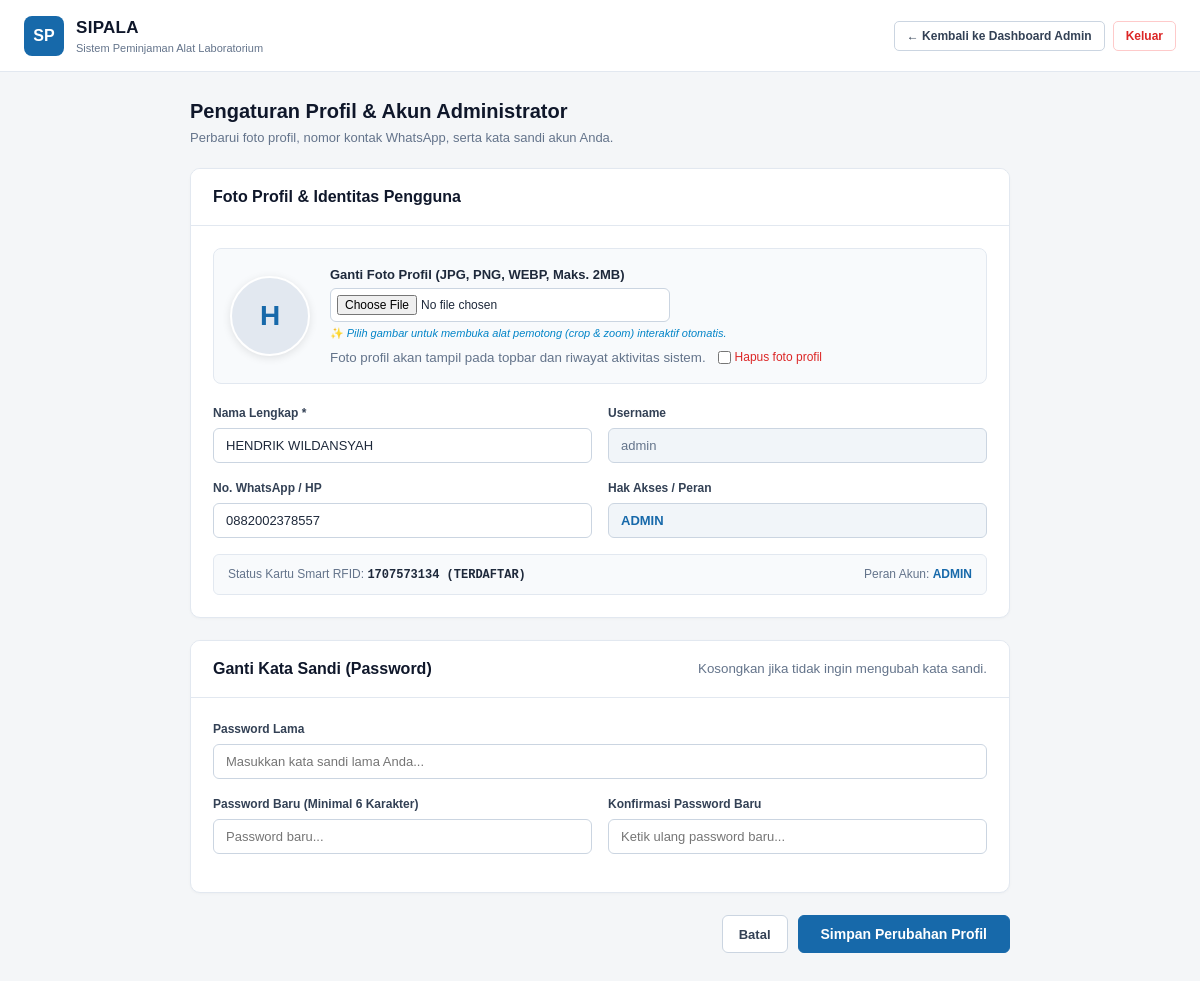
The page /profil.php (signed in) on the database its author committed.
### tables this page shows
CREATE TABLE `users` (
  `id` int(10) unsigned NOT NULL AUTO_INCREMENT,
  `nama` varchar(100) NOT NULL,
  `nis` varchar(32) DEFAULT NULL,
  `username` varchar(50) NOT NULL,
  `password` varchar(255) NOT NULL,
  `role` enum('admin','petugas','peminjam') NOT NULL DEFAULT 'peminjam',
  `kelas` varchar(50) DEFAULT NULL,
  `rfid_uid` varchar(100) DEFAULT NULL,
  `no_hp` varchar(25) DEFAULT NULL,
  `alamat` text DEFAULT NULL,
  `foto` varchar(255) DEFAULT NULL,
  `status` enum('aktif','nonaktif') NOT NULL DEFAULT 'aktif',
  `created_at` timestamp NOT NULL DEFAULT current_timestamp(),
  `updated_at` timestamp NOT NULL DEFAULT current_timestamp() ON UPDATE current_timestamp(),
  PRIMARY KEY (`id`),
  UNIQUE KEY `uq_users_username` (`username`),
  UNIQUE KEY `uq_users_nis` (`nis`),
  UNIQUE KEY `uq_users_rfid` (`rfid_uid`),
  KEY `idx_users_role_status` (`role`,`status`),
  KEY `idx_users_nama` (`nama`)
);

### includes/functions.php (called while the page is built, shortened)
<?php
if (!function_exists('e')) {
    function e(mixed $v): string {
        return htmlspecialchars((string)($v ?? ''), ENT_QUOTES, 'UTF-8');
    }
}

### profil.php (the view, shortened to what this page needs)
<?php
require_once __DIR__ . '/includes/functions.php';
$pdo = db();
$userId = (int)$_SESSION['user_id'];
$stmtUser = $pdo->prepare('SELECT * FROM users WHERE id = ?');
$stmtUser->execute([$userId]);
$user = $stmtUser->fetch();
$isStudent = ($user['role'] === 'peminjam');
$stmtUser->execute([$userId]);
$user = $stmtUser->fetch();
?>
<!DOCTYPE html>
<html lang="id">
<head>
    <link rel="stylesheet" href="assets/css/rfid.css">
    <link rel="stylesheet" href="assets/css/image-cropper-modal.css">
</head>
<body>
<header class="navbar">
    <a href="index.php" class="nav-brand">
        <div class="nav-logo-badge">SP</div>
        <div class="nav-title">
            <strong>SIPALA</strong>
            <span>Sistem Peminjaman Alat Laboratorium</span>
        </div>
    </a>
    <?php
    $dashboardUrl = in_array($_SESSION['role'] ?? '', ['admin', 'petugas'], true) ? 'admin/dashboard.php' : 'index.php';
    $dashboardLabel = in_array($_SESSION['role'] ?? '', ['admin', 'petugas'], true) ? 'Dashboard Admin' : 'Beranda';
    $roleTitle = match($user['role'] ?? '') {
        'admin' => 'Administrator',
        'petugas' => 'Petugas Laboratorium',
        default => 'Siswa / Peminjam'
    };
    ?>
    <div style="display:flex;gap:8px;align-items:center;">
        <a href="<?= e($dashboardUrl) ?>" class="btn btn-sm"><span class="btn-nav-back-full">&larr; Kembali ke <?= e($dashboardLabel) ?></span></a>
        <a href="logout.php" onclick="confirmLogoutUser(event)" class="btn btn-sm" style="color:#dc2626;border-color:#fecaca;">Keluar</a>
    </div>
</header>
<div class="container">
    <div style="margin-bottom:20px;display:flex;justify-content:space-between;align-items:center;">
        <div>
            <h1 style="font-size:20px;color:#0f172a;font-weight:700;">Pengaturan Profil & Akun <?= e($roleTitle) ?></h1>
            <p style="font-size:13px;color:#64748b;margin-top:2px;">
                Perbarui foto profil, nomor kontak WhatsApp, serta kata sandi akun Anda.
            </p>
        </div>
    </div>
    <form method="post" action="profil.php" enctype="multipart/form-data">
        <div class="panel">
            <div class="panel-header">
                <h2>Foto Profil & Identitas <?= $isStudent ? 'Siswa' : 'Pengguna' ?></h2>
            </div>
            <div class="panel-body">
                <div class="profile-photo-container">
                    <div class="avatar-wrap">
                        <?php if (!empty($user['foto']) && file_exists(__DIR__ . '/' . $user['foto'])): ?>
                            <img src="<?= e($user['foto']) ?>" alt="Foto Profil" class="avatar-img sipala-zoomable-img" id="previewImg"
                                 data-lightbox-src="<?= e($user['foto']) ?>"
                                 data-lightbox-title="<?= e($user['nama']) ?>"
                                 data-lightbox-sub="<?= $isStudent ? 'NIS: ' . e($user['nis'] ?: '-') . ' &bull; Kelas: ' . e($user['kelas'] ?: '-') : 'Akun: ' . ucfirst(e($user['role'])) . ' &bull; Username: @' . e($user['username']) ?>"
                                 data-lightbox-badge="<?= $isStudent ? 'Foto Profil Siswa' : 'Foto Profil ' . e($roleTitle) ?>"
                                 title="Klik untuk melihat foto ukuran penuh">
                        <?php else: ?>
                            <div id="placeholderInitial" style="font-size:28px;font-weight:700;color:#1769AA;">
                                <?= strtoupper(substr($user['nama'], 0, 1)) ?>
                            </div>
                        <?php endif; ?>
                    </div>
                    <div style="flex:1;">
                        <label style="display:block;font-size:13px;font-weight:700;color:#1e293b;margin-bottom:4px;">
                            Ganti Foto Profil (JPG, PNG, WEBP, Maks. 2MB)
                        </label>
                        <input type="file" name="foto_file" id="foto_file" accept=".jpg,.jpeg,.png,.webp"
                               style="padding:6px;font-size:12px;width:100%;max-width:340px;border:1px solid #cbd5e1;border-radius:6px;background:#ffffff;">
                        <div style="font-size:11px;color:#0284c7;margin-top:3px;">
                            &#10024; <em>Pilih gambar untuk membuka alat pemotong (crop & zoom) interaktif otomatis.</em>
                        </div>
                        <div style="margin-top:6px;display:flex;gap:12px;align-items:center;">
                            <small style="color:#64748b;"><?= $isStudent ? 'Foto profil akan tampil di kartu pelajar laboratorium Anda.' : 'Foto profil akan tampil pada topbar dan riwayat aktivitas sistem.' ?></small>
                            <?php if (!empty($user['foto'])): ?>
                                <label style="font-size:12px;color:#dc2626;display:inline-flex;align-items:center;gap:4px;cursor:pointer;">
                                    <input type="checkbox" name="hapus_foto" value="1"> Hapus foto profil
                                </label>
                            <?php endif; ?>
                        </div>
                    </div>
                </div>
                <?php if ($isStudent): ?>
                    <div class="profile-form-grid">
                        <div class="form-group">
                            <label>Nama Lengkap *</label>
                            <input type="text" name="nama" required value="<?= e($user['nama']) ?>">
                        </div>
                        <div class="form-group">
                            <label>NIS (Nomor Induk Siswa)</label>
                            <input type="text" readonly value="<?= e($user['nis'] ?: '-') ?>" title="NIS dikelola oleh admin sekolah">
                        </div>
                    </div>
                    <div class="profile-form-grid">
                        <div class="form-group">
                            <label>Kelas / Jurusan *</label>
                            <input type="text" name="kelas" required value="<?= e($user['kelas'] ?: '') ?>" placeholder="Contoh: XII RPL 1">
                        </div>
                        <div class="form-group">
                            <label>No. WhatsApp / HP</label>
                            <input type="text" name="no_hp" value="<?= e($user['no_hp'] ?: '') ?>" placeholder="Contoh: 081234567890">
                        </div>
                    </div>
                    <div class="form-group">
                        <label>Alamat Rumah</label>
                        <textarea name="alamat" rows="2" placeholder="Alamat tempat tinggal siswa..."><?= e($user['alamat'] ?: '') ?></textarea>
                    </div>
                <?php else: ?>
                    <div class="profile-form-grid">
                        <div class="form-group">
                            <label>Nama Lengkap *</label>
                            <input type="text" name="nama" required value="<?= e($user['nama']) ?>" placeholder="Nama lengkap admin/petugas">
                        </div>
                        <div class="form-group">
                            <label>Username</label>
                            <input type="text" readonly value="<?= e($user['username']) ?>" style="background:#f1f5f9;cursor:not-allowed;" title="Username akun">
                        </div>
                    </div>
                    <div class="profile-form-grid">
                        <div class="form-group">
                            <label>No. WhatsApp / HP</label>
                            <input type="text" name="no_hp" value="<?= e($user['no_hp'] ?: '') ?>" placeholder="Contoh: 081234567890">
                        </div>
                        <div class="form-group">
                            <label>Hak Akses / Peran</label>
                            <input type="text" readonly value="<?= e(strtoupper($user['role'])) ?>" style="background:#f1f5f9;cursor:not-allowed;font-weight:600;color:#1769AA;" title="Hak akses sistem">
                        </div>
                    </div>
                <?php endif; ?>
                <div style="background:#f8fafc;padding:10px 14px;border-radius:6px;border:1px solid #e2e8f0;font-size:12px;color:#64748b;display:flex;justify-content:space-between;flex-wrap:wrap;gap:8px;">
                    <div>Status Kartu Smart RFID: <strong style="font-family:monospace;color:#1e293b;"><?= !empty($user['rfid_uid']) ? e($user['rfid_uid']) . ' (TERDAFTAR)' : 'BELUM TERDAFTAR' ?></strong></div>
                    <div>Peran Akun: <strong style="text-transform:uppercase;color:#1769AA;"><?= e($user['role']) ?></strong></div>
                </div>
            </div>
        </div>
        <div class="panel">
            <div class="panel-header">
                <h2>Ganti Kata Sandi (Password)</h2>
                <small style="color:#64748b;">Kosongkan jika tidak ingin mengubah kata sandi.</small>
            </div>
            <div class="panel-body">
                <div class="form-group">
                    <label>Password Lama</label>
                    <input type="password" name="old_password" placeholder="Masukkan kata sandi lama Anda...">
                </div>
                <div class="profile-form-grid">
                    <div class="form-group">
                        <label>Password Baru (Minimal 6 Karakter)</label>
                        <input type="password" name="new_password" placeholder="Password baru...">
                    </div>
                    <div class="form-group">
                        <label>Konfirmasi Password Baru</label>
                        <input type="password" name="confirm_password" placeholder="Ketik ulang password baru...">
                    </div>
                </div>
            </div>
        </div>
        <div class="form-actions-bar" style="display:flex;justify-content:flex-end;gap:10px;">
            <a href="<?= e($dashboardUrl) ?>" class="btn">Batal</a>
            <button type="submit" class="btn btn-primary" style="padding:10px 22px;font-size:14px;">Simpan Perubahan Profil</button>
        </div>
    </form>
</div>
</body>
</html>

### profil.php (style rules this page uses)
* { box-sizing: border-box; margin: 0; padding: 0; }
body { font-family: Arial, Helvetica, sans-serif; background: #f4f6f8; color: #1e293b; line-height: 1.5; }
.navbar { background: #ffffff; border-bottom: 1px solid #e2e8f0; padding: 0 24px; height: 72px; display: flex; align-items: center; justify-content: space-between; position: sticky; top: 0; z-index: 100; }
.nav-brand { display: flex; align-items: center; gap: 12px; text-decoration: none; }
.nav-logo-badge { width: 40px; height: 40px; border-radius: 8px; background: #1769AA; color: #ffffff; display: flex; align-items: center; justify-content: center; font-weight: 800; font-size: 16px; }
.nav-title strong { display: block; font-size: 17px; color: #0f172a; letter-spacing: 0.3px; }
.nav-title span { display: block; font-size: 11px; color: #64748b; }
.container { max-width: 860px; margin: 0 auto; padding: 24px 20px 60px; }
.btn { display: inline-flex; align-items: center; justify-content: center; gap: 6px; padding: 8px 16px; border-radius: 6px; font-size: 13px; font-weight: 600; cursor: pointer; border: 1px solid #cbd5e1; background: #ffffff; color: #334155; text-decoration: none; transition: all 0.15s ease; }
.btn-primary { background: #1769AA; color: #ffffff; border-color: #1769AA; }
.btn-sm { padding: 5px 12px; font-size: 12px; border-radius: 5px; }
.panel { background: #ffffff; border: 1px solid #e2e8f0; border-radius: 10px; overflow: hidden; box-shadow: 0 1px 3px rgba(0,0,0,0.03); margin-bottom: 22px; }
.panel-header { padding: 16px 22px; border-bottom: 1px solid #e2e8f0; display: flex; align-items: center; justify-content: space-between; background: #ffffff; }
.panel-header h2 { font-size: 16px; font-weight: 700; color: #0f172a; margin: 0; }
.panel-body { padding: 22px; }
.form-group { margin-bottom: 16px; }
.form-group label { display: block; font-size: 12px; font-weight: 600; color: #334155; margin-bottom: 6px; }
.form-group input, .form-group textarea { width: 100%; padding: 9px 12px; border: 1px solid #cbd5e1; border-radius: 6px; font-size: 13px; font-family: inherit; color: #1e293b; outline: none; }
.form-group input[readonly] { background: #f8fafc; color: #64748b; cursor: not-allowed; }
.profile-photo-container { display: flex; align-items: center; gap: 20px; padding: 16px; background: #f8fafc; border: 1px solid #e2e8f0; border-radius: 8px; margin-bottom: 20px; }
.avatar-wrap { width: 80px; height: 80px; border-radius: 50%; overflow: hidden; background: #e2e8f0; border: 2px solid #ffffff; box-shadow: 0 2px 8px rgba(0,0,0,0.1); flex-shrink: 0; display: flex; align-items: center; justify-content: center; }
.profile-form-grid { display: grid; grid-template-columns: 1fr 1fr; gap: 16px; }

### rows shown on the page
users: role "Administrator", nama "H", nama "HENDRIK WILDANSYAH", username "admin", no_hp "0882002378557", role "ADMIN", rfid_uid "1707573134"

### other values the page prints
$dashboardLabel "Dashboard Admin"
